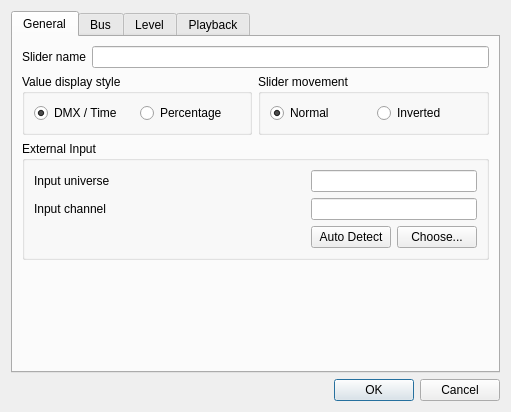
<?xml version="1.0" encoding="UTF-8"?>
<ui version="4.0">
 <class>VCSliderProperties</class>
 <widget class="QDialog" name="VCSliderProperties">
  <property name="geometry">
   <rect>
    <x>0</x>
    <y>0</y>
    <width>511</width>
    <height>412</height>
   </rect>
  </property>
  <property name="windowTitle">
   <string>Slider properties</string>
  </property>
  <layout class="QVBoxLayout">
   <item>
    <widget class="QTabWidget" name="tabWidget">
     <property name="toolTip">
      <string/>
     </property>
     <property name="currentIndex">
      <number>0</number>
     </property>
     <widget class="QWidget" name="General">
      <attribute name="title">
       <string>General</string>
      </attribute>
      <layout class="QGridLayout" name="gridLayout_2">
       <item row="0" column="0" colspan="2">
        <layout class="QHBoxLayout">
         <item>
          <widget class="QLabel" name="m_nameLabel">
           <property name="text">
            <string>Slider name</string>
           </property>
          </widget>
         </item>
         <item>
          <widget class="QLineEdit" name="m_nameEdit">
           <property name="toolTip">
            <string>Name of the slider</string>
           </property>
          </widget>
         </item>
        </layout>
       </item>
       <item row="1" column="0">
        <widget class="QGroupBox" name="m_valueGroup">
         <property name="title">
          <string>Value display style</string>
         </property>
         <layout class="QHBoxLayout" name="horizontalLayout_2">
          <item>
           <widget class="QRadioButton" name="m_valueExactRadio">
            <property name="toolTip">
             <string>Show exact DMX values</string>
            </property>
            <property name="text">
             <string>DMX / Time</string>
            </property>
            <property name="checked">
             <bool>true</bool>
            </property>
           </widget>
          </item>
          <item>
           <widget class="QRadioButton" name="m_valuePercentageRadio">
            <property name="toolTip">
             <string>Show value as percentage</string>
            </property>
            <property name="text">
             <string>Percentage</string>
            </property>
           </widget>
          </item>
         </layout>
        </widget>
       </item>
       <item row="1" column="1">
        <widget class="QGroupBox" name="m_sliderMovementGroup">
         <property name="title">
          <string>Slider movement</string>
         </property>
         <layout class="QHBoxLayout" name="horizontalLayout_3">
          <item>
           <widget class="QRadioButton" name="m_sliderMovementNormalRadio">
            <property name="text">
             <string>Normal</string>
            </property>
            <property name="checked">
             <bool>true</bool>
            </property>
           </widget>
          </item>
          <item>
           <widget class="QRadioButton" name="m_sliderMovementInvertedRadio">
            <property name="text">
             <string>Inverted</string>
            </property>
           </widget>
          </item>
         </layout>
        </widget>
       </item>
       <item row="2" column="0" colspan="2">
        <widget class="QGroupBox" name="m_externalInputGroup">
         <property name="title">
          <string>External Input</string>
         </property>
         <layout class="QGridLayout" name="gridLayout">
          <item row="0" column="0">
           <widget class="QLabel" name="m_inputUniverseLabel">
            <property name="text">
             <string>Input universe</string>
            </property>
           </widget>
          </item>
          <item row="0" column="1" colspan="2">
           <widget class="QLineEdit" name="m_inputUniverseEdit">
            <property name="toolTip">
             <string>The input universe that sends data to this widget</string>
            </property>
            <property name="readOnly">
             <bool>true</bool>
            </property>
           </widget>
          </item>
          <item row="1" column="0">
           <widget class="QLabel" name="m_inputChannelLabel">
            <property name="text">
             <string>Input channel</string>
            </property>
           </widget>
          </item>
          <item row="1" column="1" colspan="2">
           <widget class="QLineEdit" name="m_inputChannelEdit">
            <property name="toolTip">
             <string>The particular input channel within the input universe that sends data to this widget</string>
            </property>
            <property name="readOnly">
             <bool>true</bool>
            </property>
           </widget>
          </item>
          <item row="2" column="0">
           <spacer name="horizontalSpacer">
            <property name="orientation">
             <enum>Qt::Horizontal</enum>
            </property>
            <property name="sizeHint" stdset="0">
             <size>
              <width>298</width>
              <height>20</height>
             </size>
            </property>
           </spacer>
          </item>
          <item row="2" column="2">
           <widget class="QPushButton" name="m_chooseInputButton">
            <property name="toolTip">
             <string>Choose an external input universe &amp; channel that this widget should listen to</string>
            </property>
            <property name="text">
             <string>Choose...</string>
            </property>
           </widget>
          </item>
          <item row="2" column="1">
           <widget class="QPushButton" name="m_autoDetectInputButton">
            <property name="toolTip">
             <string>When toggled, you can move an external slider/knob to assign it to this virtual console slider.</string>
            </property>
            <property name="text">
             <string>Auto Detect</string>
            </property>
            <property name="checkable">
             <bool>true</bool>
            </property>
           </widget>
          </item>
         </layout>
        </widget>
       </item>
       <item row="3" column="0" colspan="2">
        <spacer>
         <property name="orientation">
          <enum>Qt::Vertical</enum>
         </property>
         <property name="sizeHint" stdset="0">
          <size>
           <width>20</width>
           <height>40</height>
          </size>
         </property>
        </spacer>
       </item>
      </layout>
     </widget>
     <widget class="QWidget" name="Bus">
      <attribute name="title">
       <string>Bus</string>
      </attribute>
      <layout class="QVBoxLayout">
       <item>
        <widget class="QGroupBox" name="m_busValueRangeGroup">
         <property name="title">
          <string>Value range</string>
         </property>
         <layout class="QGridLayout">
          <item row="0" column="0">
           <widget class="QLabel" name="m_busLowLimitLabel">
            <property name="text">
             <string>Low limit</string>
            </property>
           </widget>
          </item>
          <item row="0" column="1">
           <widget class="QSpinBox" name="m_busLowLimitSpin">
            <property name="sizePolicy">
             <sizepolicy hsizetype="Minimum" vsizetype="Fixed">
              <horstretch>0</horstretch>
              <verstretch>0</verstretch>
             </sizepolicy>
            </property>
            <property name="toolTip">
             <string>The lowest value that can be set with this slider for a bus</string>
            </property>
            <property name="suffix">
             <string>s</string>
            </property>
            <property name="maximum">
             <number>998</number>
            </property>
           </widget>
          </item>
          <item row="1" column="0">
           <widget class="QLabel" name="m_busHighLimitLabel">
            <property name="text">
             <string>High limit</string>
            </property>
           </widget>
          </item>
          <item row="1" column="1">
           <widget class="QSpinBox" name="m_busHighLimitSpin">
            <property name="toolTip">
             <string>The highest value that can be set with this slider for a bus</string>
            </property>
            <property name="suffix">
             <string>s</string>
            </property>
            <property name="minimum">
             <number>1</number>
            </property>
            <property name="maximum">
             <number>999</number>
            </property>
            <property name="value">
             <number>15</number>
            </property>
           </widget>
          </item>
         </layout>
        </widget>
       </item>
       <item>
        <widget class="QGroupBox" name="m_busGroup">
         <property name="sizePolicy">
          <sizepolicy hsizetype="Preferred" vsizetype="Maximum">
           <horstretch>0</horstretch>
           <verstretch>0</verstretch>
          </sizepolicy>
         </property>
         <property name="title">
          <string>Bus</string>
         </property>
         <layout class="QVBoxLayout">
          <item>
           <widget class="QComboBox" name="m_busCombo"/>
          </item>
         </layout>
        </widget>
       </item>
       <item>
        <spacer name="m_busSpacer">
         <property name="orientation">
          <enum>Qt::Vertical</enum>
         </property>
         <property name="sizeHint" stdset="0">
          <size>
           <width>418</width>
           <height>0</height>
          </size>
         </property>
        </spacer>
       </item>
       <item>
        <widget class="QPushButton" name="m_switchToBusModeButton">
         <property name="toolTip">
          <string>Make the slider control a bus</string>
         </property>
         <property name="text">
          <string>Switch to Bus Mode</string>
         </property>
        </widget>
       </item>
      </layout>
     </widget>
     <widget class="QWidget" name="Level">
      <attribute name="title">
       <string>Level</string>
      </attribute>
      <layout class="QVBoxLayout" name="verticalLayout_2">
       <item>
        <widget class="QGroupBox" name="m_levelValueRangeGroup">
         <property name="title">
          <string>Value range</string>
         </property>
         <layout class="QHBoxLayout">
          <item>
           <widget class="QLabel" name="m_levelLowLimitLabel">
            <property name="text">
             <string>Low limit</string>
            </property>
           </widget>
          </item>
          <item>
           <widget class="QSpinBox" name="m_levelLowLimitSpin">
            <property name="toolTip">
             <string>Lowest DMX value that can be set with this slider</string>
            </property>
            <property name="maximum">
             <number>255</number>
            </property>
           </widget>
          </item>
          <item>
           <widget class="QLabel" name="m_levelHighLimitLabel">
            <property name="text">
             <string>High limit</string>
            </property>
           </widget>
          </item>
          <item>
           <widget class="QSpinBox" name="m_levelHighLimitSpin">
            <property name="toolTip">
             <string>Highest DMX value that can be set with this slider</string>
            </property>
            <property name="maximum">
             <number>255</number>
            </property>
            <property name="value">
             <number>255</number>
            </property>
           </widget>
          </item>
          <item>
           <spacer>
            <property name="orientation">
             <enum>Qt::Horizontal</enum>
            </property>
            <property name="sizeHint" stdset="0">
             <size>
              <width>40</width>
              <height>0</height>
             </size>
            </property>
           </spacer>
          </item>
          <item>
           <widget class="QPushButton" name="m_levelCapabilityButton">
            <property name="enabled">
             <bool>false</bool>
            </property>
            <property name="toolTip">
             <string>Set value range from the selected capability</string>
            </property>
            <property name="text">
             <string>From capability</string>
            </property>
           </widget>
          </item>
         </layout>
        </widget>
       </item>
       <item>
        <widget class="QTreeWidget" name="m_levelList">
         <property name="alternatingRowColors">
          <bool>true</bool>
         </property>
         <property name="selectionMode">
          <enum>QAbstractItemView::SingleSelection</enum>
         </property>
         <property name="allColumnsShowFocus">
          <bool>true</bool>
         </property>
         <column>
          <property name="text">
           <string>Name</string>
          </property>
         </column>
         <column>
          <property name="text">
           <string>Type</string>
          </property>
         </column>
         <column>
          <property name="text">
           <string>Range</string>
          </property>
         </column>
        </widget>
       </item>
       <item>
        <layout class="QHBoxLayout">
         <item>
          <widget class="QPushButton" name="m_levelAllButton">
           <property name="toolTip">
            <string>Select all channels</string>
           </property>
           <property name="text">
            <string>All</string>
           </property>
          </widget>
         </item>
         <item>
          <widget class="QPushButton" name="m_levelNoneButton">
           <property name="toolTip">
            <string>Unselect everything</string>
           </property>
           <property name="text">
            <string>None</string>
           </property>
          </widget>
         </item>
         <item>
          <widget class="QPushButton" name="m_levelInvertButton">
           <property name="toolTip">
            <string>Invert selection</string>
           </property>
           <property name="text">
            <string>Invert</string>
           </property>
          </widget>
         </item>
         <item>
          <spacer>
           <property name="orientation">
            <enum>Qt::Horizontal</enum>
           </property>
           <property name="sizeHint" stdset="0">
            <size>
             <width>40</width>
             <height>0</height>
            </size>
           </property>
          </spacer>
         </item>
         <item>
          <widget class="QPushButton" name="m_levelByGroupButton">
           <property name="toolTip">
            <string>Choose channels by channel group</string>
           </property>
           <property name="text">
            <string>By group...</string>
           </property>
          </widget>
         </item>
        </layout>
       </item>
       <item>
        <spacer name="m_levelSpacer">
         <property name="orientation">
          <enum>Qt::Vertical</enum>
         </property>
         <property name="sizeHint" stdset="0">
          <size>
           <width>20</width>
           <height>0</height>
          </size>
         </property>
        </spacer>
       </item>
       <item>
        <widget class="QPushButton" name="m_switchToLevelModeButton">
         <property name="toolTip">
          <string>Make the slider control the level of a set of channels</string>
         </property>
         <property name="text">
          <string>Switch to Level Mode</string>
         </property>
        </widget>
       </item>
      </layout>
     </widget>
     <widget class="QWidget" name="Playback">
      <attribute name="title">
       <string>Playback</string>
      </attribute>
      <layout class="QVBoxLayout" name="verticalLayout">
       <item>
        <widget class="QGroupBox" name="m_playbackFunctionGroup">
         <property name="title">
          <string>Function</string>
         </property>
         <layout class="QHBoxLayout" name="horizontalLayout">
          <item>
           <widget class="QLineEdit" name="m_playbackFunctionEdit">
            <property name="toolTip">
             <string>Function that is attached to the slider</string>
            </property>
            <property name="readOnly">
             <bool>true</bool>
            </property>
           </widget>
          </item>
          <item>
           <widget class="QToolButton" name="m_attachPlaybackFunctionButton">
            <property name="toolTip">
             <string>Attach a function to the slider</string>
            </property>
            <property name="text">
             <string notr="true">...</string>
            </property>
            <property name="icon">
             <iconset resource="qlcui.qrc">
              <normaloff>:/attach.png</normaloff>:/attach.png</iconset>
            </property>
            <property name="iconSize">
             <size>
              <width>26</width>
              <height>26</height>
             </size>
            </property>
           </widget>
          </item>
          <item>
           <widget class="QToolButton" name="m_detachPlaybackFunctionButton">
            <property name="toolTip">
             <string>Detach the current function from the slider</string>
            </property>
            <property name="text">
             <string notr="true">...</string>
            </property>
            <property name="icon">
             <iconset resource="qlcui.qrc">
              <normaloff>:/detach.png</normaloff>:/detach.png</iconset>
            </property>
            <property name="iconSize">
             <size>
              <width>26</width>
              <height>26</height>
             </size>
            </property>
           </widget>
          </item>
         </layout>
        </widget>
       </item>
       <item>
        <spacer name="m_playbackSpacer">
         <property name="orientation">
          <enum>Qt::Vertical</enum>
         </property>
         <property name="sizeHint" stdset="0">
          <size>
           <width>20</width>
           <height>0</height>
          </size>
         </property>
        </spacer>
       </item>
       <item>
        <widget class="QPushButton" name="m_switchToPlaybackModeButton">
         <property name="toolTip">
          <string>Make the slider control a function</string>
         </property>
         <property name="text">
          <string>Switch to Playback Mode</string>
         </property>
        </widget>
       </item>
      </layout>
     </widget>
    </widget>
   </item>
   <item>
    <widget class="QDialogButtonBox" name="m_buttonBox">
     <property name="orientation">
      <enum>Qt::Horizontal</enum>
     </property>
     <property name="standardButtons">
      <set>QDialogButtonBox::Cancel|QDialogButtonBox::Ok</set>
     </property>
    </widget>
   </item>
  </layout>
 </widget>
 <resources>
  <include location="qlcui.qrc"/>
 </resources>
 <connections>
  <connection>
   <sender>m_buttonBox</sender>
   <signal>accepted()</signal>
   <receiver>VCSliderProperties</receiver>
   <slot>accept()</slot>
   <hints>
    <hint type="sourcelabel">
     <x>257</x>
     <y>402</y>
    </hint>
    <hint type="destinationlabel">
     <x>157</x>
     <y>274</y>
    </hint>
   </hints>
  </connection>
  <connection>
   <sender>m_buttonBox</sender>
   <signal>rejected()</signal>
   <receiver>VCSliderProperties</receiver>
   <slot>reject()</slot>
   <hints>
    <hint type="sourcelabel">
     <x>325</x>
     <y>402</y>
    </hint>
    <hint type="destinationlabel">
     <x>286</x>
     <y>274</y>
    </hint>
   </hints>
  </connection>
 </connections>
</ui>
